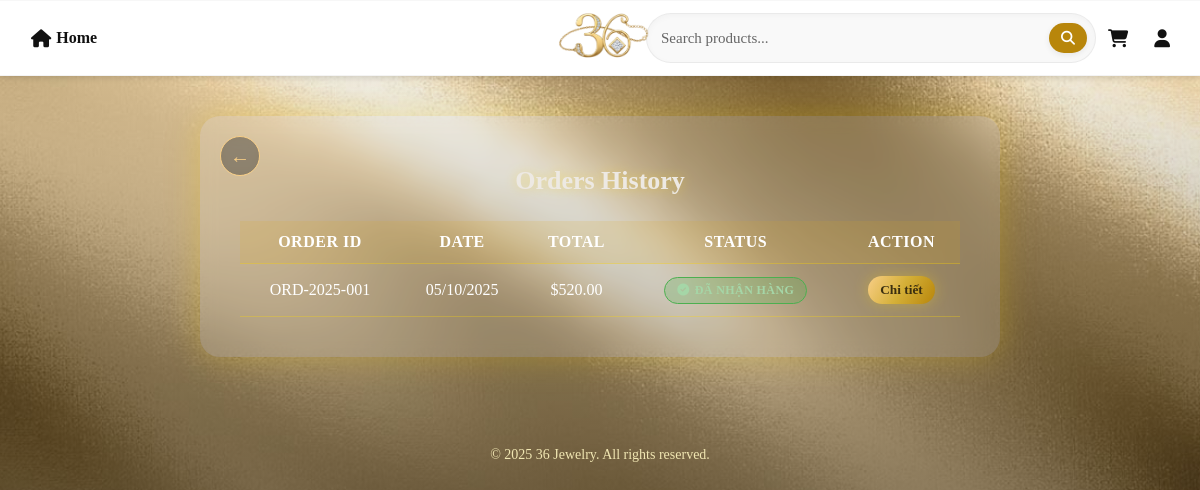
Page /User/users/history.php (signed in) on the committed database.
### tables this page shows
CREATE TABLE `orders` (
  `id` int(11) NOT NULL AUTO_INCREMENT,
  `order_number` varchar(50) NOT NULL,
  `customer_id` int(11) NOT NULL,
  `order_date` date NOT NULL,
  `total_amount` decimal(15,2) DEFAULT 0.00,
  `status` enum('Pending','Processed','Delivered','Cancelled') DEFAULT 'Pending',
  PRIMARY KEY (`id`),
  UNIQUE KEY `order_number` (`order_number`),
  KEY `customer_id` (`customer_id`),
  CONSTRAINT `orders_ibfk_1` FOREIGN KEY (`customer_id`) REFERENCES `customers` (`id`) ON DELETE CASCADE
);

### User/users/history.php (the view, shortened to what this page needs)
<?php
require_once __DIR__ . '/../../config/config.php';
$user_id = (int)$_SESSION['user_id'];
$stmt = $conn->prepare("SELECT id FROM customers WHERE user_id = ?");
$stmt->bind_param("i", $user_id);
$stmt->execute();
$result = $stmt->get_result();
$customer = $result->fetch_assoc();
if (!$customer) {
    $orders = [];
} else {
    $customer_id = $customer['id'];
    $stmt = $conn->prepare("SELECT id, order_number, order_date, total_amount, status FROM orders WHERE customer_id = ? ORDER BY order_date DESC");
    $stmt->bind_param("i", $customer_id);
    $stmt->execute();
    $orders = $stmt->get_result()->fetch_all(MYSQLI_ASSOC);
}
$link_home    = BASE_URL . 'User/indexprofile.php';
$link_cart    = BASE_URL . 'User/users/cart.php';
$link_profile = BASE_URL . 'User/users/profile.php';
?>
<!DOCTYPE html>
<html lang="en">
<head>
<link rel="stylesheet" href="https://cdnjs.cloudflare.com/ajax/libs/font-awesome/6.4.0/css/all.min.css">
</head>
<body>
<header class="header-container">
  <div class="search-bar">
    <div class="left">
      <a href="<?= $link_home ?>" class="home-btn"><i class="fas fa-home"></i> Home</a>
    </div>
    <div class="center">
      <a href="<?= $link_home ?>">
        <img src="<?= IMG_URL ?>36-logo.png" alt="Jewelry Store Logo" class="header-logo">
      </a>
      <div class="search-box">
        <input type="text" id="search-input" placeholder="Search products...">
        <button onclick="doSearch()">
          <i class="fas fa-search"></i>
        </button>
      </div>
    </div>
    <div class="right">
      <a href="<?= $link_cart ?>" class="icon-link"><i class="fas fa-shopping-cart"></i></a>
      <a href="<?= $link_profile ?>" class="icon-link"><i class="fas fa-user"></i></a>
    </div>
  </div>
</header>
<main class="main-content">
  <button class="back-button" onclick="window.history.back();">&#8592;</button>
  <section class="orders-section">
    <h2>Orders History</h2>
    <?php if (empty($orders)): ?>
      <p style="color:white; text-align:center;">You have no orders yet.</p>
    <?php else: ?>
      <table class="orders-table">
        <thead>
          <tr>
            <th>Order ID</th>
            <th>Date</th>
            <th>Total</th>
            <th>Status</th>
            <th>Action</th>
          </tr>
        </thead>
        <tbody>
          <?php foreach ($orders as $order):
              $order_date = date('d/m/Y', strtotime($order['order_date']));
              switch ($order['status']) {
                  case 'Delivered':
                      $sc = 'delivered'; $si = 'fa-check-circle'; $sl = 'Đã nhận hàng'; break;
              }
          ?>
            <tr>
              <td><?= htmlspecialchars($order['order_number']) ?></td>
              <td><?= $order_date ?></td>
              <td>$<?= number_format($order['total_amount'], 2) ?></td>
              <td><span class="status <?= $sc ?>"><i class="fas <?= $si ?>"></i><?= $sl ?></span></td>
              <td><button class="view-details-btn" data-order-id="<?= $order['id'] ?>">Chi tiết</button></td>
            </tr>
          <?php endforeach; ?>
        </tbody>
      </table>
    <?php endif; ?>
  </section>
</main>
<footer class="footer">
  <p>&copy; 2025 36 Jewelry. All rights reserved.</p>
</footer>
</body>
</html>

### rows in the picture
orders: order_number "ORD-2025-001", order_date "05/10/2025", total_amount "520.00", status "ĐÃ NHẬN HÀNG"
